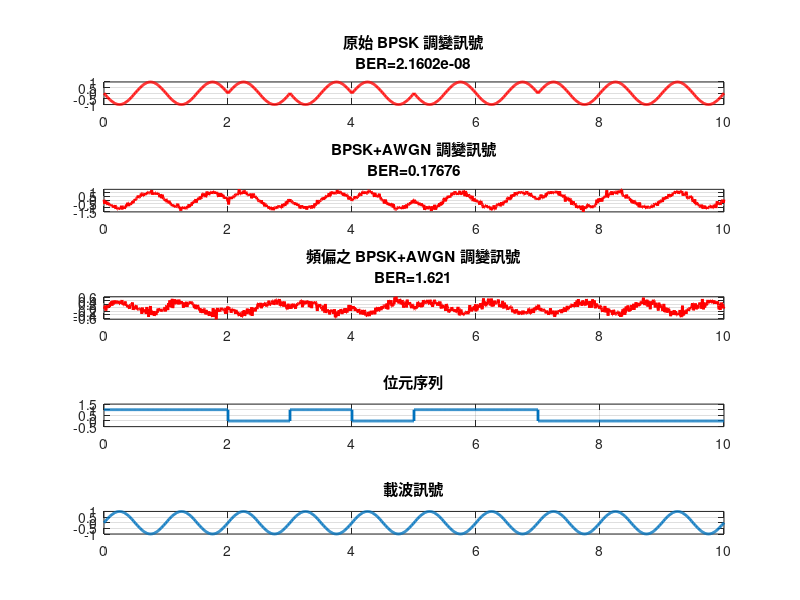

The MATLAB source for this figure:
clc
clear all;

f = 1;        %sin函數頻率
fs = 100;     %取樣頻率
t = 0:1/fs:1; %時間間隔
snr=15;       %訊雜比
df_T=0.3;

%設定BPSK相位差 
p1 = 0;
p2 = pi;

%設定位元數
N = 10;

%生成隨機訊號
bit_sequence=round(rand(1,N));

%創建容器
time = [];
digital_signal = [];
PSK = [];
carrier_signal = [];

%產生位元序列
for ii = 1:1:N %1:10

    if bit_sequence(ii) == 0
        bit = zeros(1,length(t));
    else
        bit = ones(1,length(t));
    end
    digital_signal = [digital_signal bit];
    
    %產生BPSK訊號
    if bit_sequence(ii) == 0
        bit = sin(2*pi*f*t+p1);
    else
        bit = sin(2*pi*f*t+p2);
    end
    PSK = [PSK bit];
    
    %生成載波
    carrier = sin(2*pi*f*t); % f=1 % t=0:1/fs:1
    carrier_signal = [carrier_signal carrier];
    time = [time t]; %時間間隔 1/fs =0.01
    t = t + 1;
end

%加入AWGN Noise
PSK_AWGN=awgn(PSK,snr);

%Channel fading coefficients
K=exp(-j*2*pi*df_T);

PSK_off=PSK*K;

%頻偏後加入AWGN Noise
PSK_offset=awgn(PSK_off,snr);

%計算理論BER
BER_BPSK=1/2*erfc(sqrt(snr)); 

% 計算加入雜訊之BER
BER_BPSK_AWGN=abs(PSK_AWGN-PSK)/abs(PSK);

% 計算頻偏後加入雜訊之BER
BER_BPSK_offset=abs(PSK_offset-PSK)/abs(PSK);


%繪圖
subplot(5,1,1);
plot(time,PSK,'r','linewidth',2);
title({'原始 BPSK 調變訊號',['BER=',num2str(BER_BPSK)]})
grid on;
axis tight;

subplot(5,1,2);
plot(time,PSK_AWGN,'r','linewidth',2);
title({'BPSK+AWGN 調變訊號',['BER=',num2str(BER_BPSK_AWGN)]})
grid on;
axis tight;

subplot(5,1,3);
plot(time,PSK_offset,'r','linewidth',2);
title({'頻偏之 BPSK+AWGN 調變訊號',['BER=',num2str(BER_BPSK_offset)]})
grid on;
axis tight;

subplot(5,1,4);
plot(time,digital_signal,'linewidth',2);% linewidth:調整線條粗度
title('位元序列')
grid on;
axis([0 time(end) -0.5 1.5]);

subplot(5,1,5);
plot(time,carrier_signal,'linewidth',2);
title('載波訊號')
grid on;
axis tight;